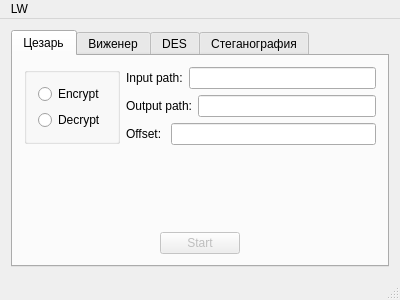
<?xml version="1.0" encoding="UTF-8"?>
<ui version="4.0">
 <class>MainWindow</class>
 <widget class="QMainWindow" name="MainWindow">
  <property name="geometry">
   <rect>
    <x>0</x>
    <y>0</y>
    <width>400</width>
    <height>300</height>
   </rect>
  </property>
  <property name="windowTitle">
   <string>MainWindow</string>
  </property>
  <widget class="QWidget" name="centralWidget">
   <layout class="QHBoxLayout" name="horizontalLayout">
    <item>
     <widget class="QTabWidget" name="tabWidget">
      <property name="currentIndex">
       <number>0</number>
      </property>
      <widget class="QWidget" name="tab">
       <attribute name="title">
        <string>Цезарь</string>
       </attribute>
       <layout class="QVBoxLayout" name="verticalLayout_15">
        <item>
         <layout class="QHBoxLayout" name="horizontalLayout_24">
          <item>
           <layout class="QVBoxLayout" name="verticalLayout_13">
            <item>
             <widget class="QGroupBox" name="groupBox_4">
              <property name="title">
               <string/>
              </property>
              <layout class="QHBoxLayout" name="horizontalLayout_23">
               <item>
                <layout class="QVBoxLayout" name="verticalLayout_14">
                 <item>
                  <widget class="QRadioButton" name="radioButton_7">
                   <property name="text">
                    <string>Encrypt</string>
                   </property>
                  </widget>
                 </item>
                 <item>
                  <widget class="QRadioButton" name="radioButton_8">
                   <property name="text">
                    <string>Decrypt</string>
                   </property>
                  </widget>
                 </item>
                </layout>
               </item>
              </layout>
             </widget>
            </item>
            <item>
             <spacer name="verticalSpacer_8">
              <property name="orientation">
               <enum>Qt::Vertical</enum>
              </property>
              <property name="sizeHint" stdset="0">
               <size>
                <width>20</width>
                <height>40</height>
               </size>
              </property>
             </spacer>
            </item>
           </layout>
          </item>
          <item>
           <layout class="QVBoxLayout" name="verticalLayout_12">
            <item>
             <layout class="QHBoxLayout" name="horizontalLayout_19">
              <item>
               <widget class="QLabel" name="label_10">
                <property name="text">
                 <string>Input path:</string>
                </property>
               </widget>
              </item>
              <item>
               <widget class="QLineEdit" name="lineEdit_10"/>
              </item>
             </layout>
            </item>
            <item>
             <layout class="QHBoxLayout" name="horizontalLayout_20">
              <item>
               <widget class="QLabel" name="label_11">
                <property name="text">
                 <string>Output path:</string>
                </property>
               </widget>
              </item>
              <item>
               <widget class="QLineEdit" name="lineEdit_11"/>
              </item>
             </layout>
            </item>
            <item>
             <layout class="QHBoxLayout" name="horizontalLayout_21">
              <item>
               <widget class="QLabel" name="label_12">
                <property name="text">
                 <string>Offset: </string>
                </property>
               </widget>
              </item>
              <item>
               <widget class="QLineEdit" name="lineEdit_12"/>
              </item>
             </layout>
            </item>
            <item>
             <spacer name="verticalSpacer_7">
              <property name="orientation">
               <enum>Qt::Vertical</enum>
              </property>
              <property name="sizeHint" stdset="0">
               <size>
                <width>20</width>
                <height>40</height>
               </size>
              </property>
             </spacer>
            </item>
           </layout>
          </item>
         </layout>
        </item>
        <item>
         <layout class="QHBoxLayout" name="horizontalLayout_22">
          <item>
           <spacer name="horizontalSpacer_5">
            <property name="orientation">
             <enum>Qt::Horizontal</enum>
            </property>
            <property name="sizeHint" stdset="0">
             <size>
              <width>40</width>
              <height>20</height>
             </size>
            </property>
           </spacer>
          </item>
          <item>
           <widget class="QPushButton" name="pushButton_3">
            <property name="enabled">
             <bool>false</bool>
            </property>
            <property name="text">
             <string>Start</string>
            </property>
           </widget>
          </item>
          <item>
           <spacer name="horizontalSpacer_6">
            <property name="orientation">
             <enum>Qt::Horizontal</enum>
            </property>
            <property name="sizeHint" stdset="0">
             <size>
              <width>40</width>
              <height>20</height>
             </size>
            </property>
           </spacer>
          </item>
         </layout>
        </item>
       </layout>
      </widget>
      <widget class="QWidget" name="tab_2">
       <attribute name="title">
        <string>Виженер</string>
       </attribute>
       <layout class="QVBoxLayout" name="verticalLayout_19">
        <item>
         <layout class="QHBoxLayout" name="horizontalLayout_30">
          <item>
           <layout class="QVBoxLayout" name="verticalLayout_17">
            <item>
             <widget class="QGroupBox" name="groupBox_5">
              <property name="title">
               <string/>
              </property>
              <layout class="QHBoxLayout" name="horizontalLayout_29">
               <item>
                <layout class="QVBoxLayout" name="verticalLayout_18">
                 <item>
                  <widget class="QRadioButton" name="radioButton_9">
                   <property name="text">
                    <string>Encrypt</string>
                   </property>
                  </widget>
                 </item>
                 <item>
                  <widget class="QRadioButton" name="radioButton_10">
                   <property name="text">
                    <string>Decrypt</string>
                   </property>
                  </widget>
                 </item>
                </layout>
               </item>
              </layout>
             </widget>
            </item>
            <item>
             <spacer name="verticalSpacer_10">
              <property name="orientation">
               <enum>Qt::Vertical</enum>
              </property>
              <property name="sizeHint" stdset="0">
               <size>
                <width>20</width>
                <height>40</height>
               </size>
              </property>
             </spacer>
            </item>
           </layout>
          </item>
          <item>
           <layout class="QVBoxLayout" name="verticalLayout_16">
            <item>
             <layout class="QHBoxLayout" name="horizontalLayout_25">
              <item>
               <widget class="QLabel" name="label_13">
                <property name="text">
                 <string>Input path:</string>
                </property>
               </widget>
              </item>
              <item>
               <widget class="QLineEdit" name="lineEdit_13"/>
              </item>
             </layout>
            </item>
            <item>
             <layout class="QHBoxLayout" name="horizontalLayout_26">
              <item>
               <widget class="QLabel" name="label_14">
                <property name="text">
                 <string>Output path:</string>
                </property>
               </widget>
              </item>
              <item>
               <widget class="QLineEdit" name="lineEdit_14"/>
              </item>
             </layout>
            </item>
            <item>
             <layout class="QHBoxLayout" name="horizontalLayout_27">
              <item>
               <widget class="QLabel" name="label_15">
                <property name="text">
                 <string>SomeWord: </string>
                </property>
               </widget>
              </item>
              <item>
               <widget class="QLineEdit" name="lineEdit_15"/>
              </item>
             </layout>
            </item>
            <item>
             <spacer name="verticalSpacer_9">
              <property name="orientation">
               <enum>Qt::Vertical</enum>
              </property>
              <property name="sizeHint" stdset="0">
               <size>
                <width>20</width>
                <height>40</height>
               </size>
              </property>
             </spacer>
            </item>
           </layout>
          </item>
         </layout>
        </item>
        <item>
         <layout class="QHBoxLayout" name="horizontalLayout_28">
          <item>
           <spacer name="horizontalSpacer_7">
            <property name="orientation">
             <enum>Qt::Horizontal</enum>
            </property>
            <property name="sizeHint" stdset="0">
             <size>
              <width>40</width>
              <height>20</height>
             </size>
            </property>
           </spacer>
          </item>
          <item>
           <widget class="QPushButton" name="pushButton_4">
            <property name="enabled">
             <bool>false</bool>
            </property>
            <property name="text">
             <string>Start</string>
            </property>
           </widget>
          </item>
          <item>
           <spacer name="horizontalSpacer_8">
            <property name="orientation">
             <enum>Qt::Horizontal</enum>
            </property>
            <property name="sizeHint" stdset="0">
             <size>
              <width>40</width>
              <height>20</height>
             </size>
            </property>
           </spacer>
          </item>
         </layout>
        </item>
       </layout>
      </widget>
      <widget class="QWidget" name="tab_3">
       <attribute name="title">
        <string>DES</string>
       </attribute>
       <layout class="QVBoxLayout" name="verticalLayout_11">
        <item>
         <layout class="QHBoxLayout" name="horizontalLayout_18">
          <item>
           <layout class="QVBoxLayout" name="verticalLayout_2">
            <item>
             <widget class="QGroupBox" name="groupBox">
              <property name="title">
               <string/>
              </property>
              <layout class="QHBoxLayout" name="horizontalLayout_2">
               <item>
                <layout class="QVBoxLayout" name="verticalLayout">
                 <item>
                  <widget class="QRadioButton" name="radioButton">
                   <property name="text">
                    <string>Encrypt</string>
                   </property>
                  </widget>
                 </item>
                 <item>
                  <widget class="QRadioButton" name="radioButton_2">
                   <property name="text">
                    <string>Decrypt</string>
                   </property>
                  </widget>
                 </item>
                </layout>
               </item>
              </layout>
             </widget>
            </item>
            <item>
             <spacer name="verticalSpacer">
              <property name="orientation">
               <enum>Qt::Vertical</enum>
              </property>
              <property name="sizeHint" stdset="0">
               <size>
                <width>20</width>
                <height>40</height>
               </size>
              </property>
             </spacer>
            </item>
           </layout>
          </item>
          <item>
           <layout class="QVBoxLayout" name="verticalLayout_3">
            <item>
             <layout class="QHBoxLayout" name="horizontalLayout_3">
              <item>
               <widget class="QLabel" name="label">
                <property name="text">
                 <string>Input path:</string>
                </property>
               </widget>
              </item>
              <item>
               <widget class="QLineEdit" name="lineEdit"/>
              </item>
             </layout>
            </item>
            <item>
             <layout class="QHBoxLayout" name="horizontalLayout_4">
              <item>
               <widget class="QLabel" name="label_2">
                <property name="text">
                 <string>Output path:</string>
                </property>
               </widget>
              </item>
              <item>
               <widget class="QLineEdit" name="lineEdit_2"/>
              </item>
             </layout>
            </item>
            <item>
             <layout class="QHBoxLayout" name="horizontalLayout_5">
              <item>
               <widget class="QLabel" name="label_3">
                <property name="text">
                 <string>Key:</string>
                </property>
               </widget>
              </item>
              <item>
               <widget class="QLineEdit" name="lineEdit_3"/>
              </item>
             </layout>
            </item>
            <item>
             <spacer name="verticalSpacer_2">
              <property name="orientation">
               <enum>Qt::Vertical</enum>
              </property>
              <property name="sizeHint" stdset="0">
               <size>
                <width>20</width>
                <height>40</height>
               </size>
              </property>
             </spacer>
            </item>
           </layout>
          </item>
         </layout>
        </item>
        <item>
         <layout class="QHBoxLayout" name="horizontalLayout_6">
          <item>
           <spacer name="horizontalSpacer_3">
            <property name="orientation">
             <enum>Qt::Horizontal</enum>
            </property>
            <property name="sizeHint" stdset="0">
             <size>
              <width>40</width>
              <height>20</height>
             </size>
            </property>
           </spacer>
          </item>
          <item>
           <widget class="QPushButton" name="pushButton_2">
            <property name="enabled">
             <bool>false</bool>
            </property>
            <property name="text">
             <string>Start</string>
            </property>
           </widget>
          </item>
          <item>
           <spacer name="horizontalSpacer_4">
            <property name="orientation">
             <enum>Qt::Horizontal</enum>
            </property>
            <property name="sizeHint" stdset="0">
             <size>
              <width>40</width>
              <height>20</height>
             </size>
            </property>
           </spacer>
          </item>
         </layout>
        </item>
       </layout>
      </widget>
      <widget class="QWidget" name="tab_4">
       <attribute name="title">
        <string>Стеганография</string>
       </attribute>
       <layout class="QVBoxLayout" name="verticalLayout_10">
        <item>
         <layout class="QHBoxLayout" name="horizontalLayout_17">
          <item>
           <layout class="QVBoxLayout" name="verticalLayout_7">
            <item>
             <widget class="QGroupBox" name="groupBox_3">
              <property name="title">
               <string/>
              </property>
              <layout class="QHBoxLayout" name="horizontalLayout_12">
               <item>
                <layout class="QVBoxLayout" name="verticalLayout_8">
                 <item>
                  <widget class="QRadioButton" name="radioButton_5">
                   <property name="text">
                    <string>Encrypt</string>
                   </property>
                  </widget>
                 </item>
                 <item>
                  <widget class="QRadioButton" name="radioButton_6">
                   <property name="text">
                    <string>Decrypt</string>
                   </property>
                  </widget>
                 </item>
                </layout>
               </item>
              </layout>
             </widget>
            </item>
            <item>
             <spacer name="verticalSpacer_5">
              <property name="orientation">
               <enum>Qt::Vertical</enum>
              </property>
              <property name="sizeHint" stdset="0">
               <size>
                <width>20</width>
                <height>40</height>
               </size>
              </property>
             </spacer>
            </item>
           </layout>
          </item>
          <item>
           <layout class="QVBoxLayout" name="verticalLayout_9">
            <item>
             <layout class="QHBoxLayout" name="horizontalLayout_13">
              <item>
               <widget class="QLabel" name="label_7">
                <property name="text">
                 <string>Message path:</string>
                </property>
               </widget>
              </item>
              <item>
               <widget class="QLineEdit" name="lineEdit_7"/>
              </item>
             </layout>
            </item>
            <item>
             <layout class="QHBoxLayout" name="horizontalLayout_14">
              <item>
               <widget class="QLabel" name="label_8">
                <property name="text">
                 <string>Container Path: </string>
                </property>
               </widget>
              </item>
              <item>
               <widget class="QLineEdit" name="lineEdit_8"/>
              </item>
             </layout>
            </item>
            <item>
             <layout class="QHBoxLayout" name="horizontalLayout_15">
              <item>
               <widget class="QLabel" name="label_9">
                <property name="text">
                 <string>Output path: </string>
                </property>
               </widget>
              </item>
              <item>
               <widget class="QLineEdit" name="lineEdit_9"/>
              </item>
             </layout>
            </item>
            <item>
             <spacer name="verticalSpacer_6">
              <property name="orientation">
               <enum>Qt::Vertical</enum>
              </property>
              <property name="sizeHint" stdset="0">
               <size>
                <width>20</width>
                <height>40</height>
               </size>
              </property>
             </spacer>
            </item>
           </layout>
          </item>
         </layout>
        </item>
        <item>
         <layout class="QHBoxLayout" name="horizontalLayout_16">
          <item>
           <spacer name="horizontalSpacer">
            <property name="orientation">
             <enum>Qt::Horizontal</enum>
            </property>
            <property name="sizeHint" stdset="0">
             <size>
              <width>40</width>
              <height>20</height>
             </size>
            </property>
           </spacer>
          </item>
          <item>
           <widget class="QPushButton" name="pushButton">
            <property name="enabled">
             <bool>false</bool>
            </property>
            <property name="text">
             <string>Start</string>
            </property>
           </widget>
          </item>
          <item>
           <spacer name="horizontalSpacer_2">
            <property name="orientation">
             <enum>Qt::Horizontal</enum>
            </property>
            <property name="sizeHint" stdset="0">
             <size>
              <width>40</width>
              <height>20</height>
             </size>
            </property>
           </spacer>
          </item>
         </layout>
        </item>
       </layout>
      </widget>
     </widget>
    </item>
   </layout>
  </widget>
  <widget class="QMenuBar" name="menuBar">
   <property name="geometry">
    <rect>
     <x>0</x>
     <y>0</y>
     <width>400</width>
     <height>20</height>
    </rect>
   </property>
   <widget class="QMenu" name="menuLalka">
    <property name="title">
     <string>LW</string>
    </property>
   </widget>
   <addaction name="menuLalka"/>
  </widget>
  <widget class="QStatusBar" name="statusBar"/>
 </widget>
 <layoutdefault spacing="6" margin="11"/>
 <resources/>
 <connections/>
</ui>
